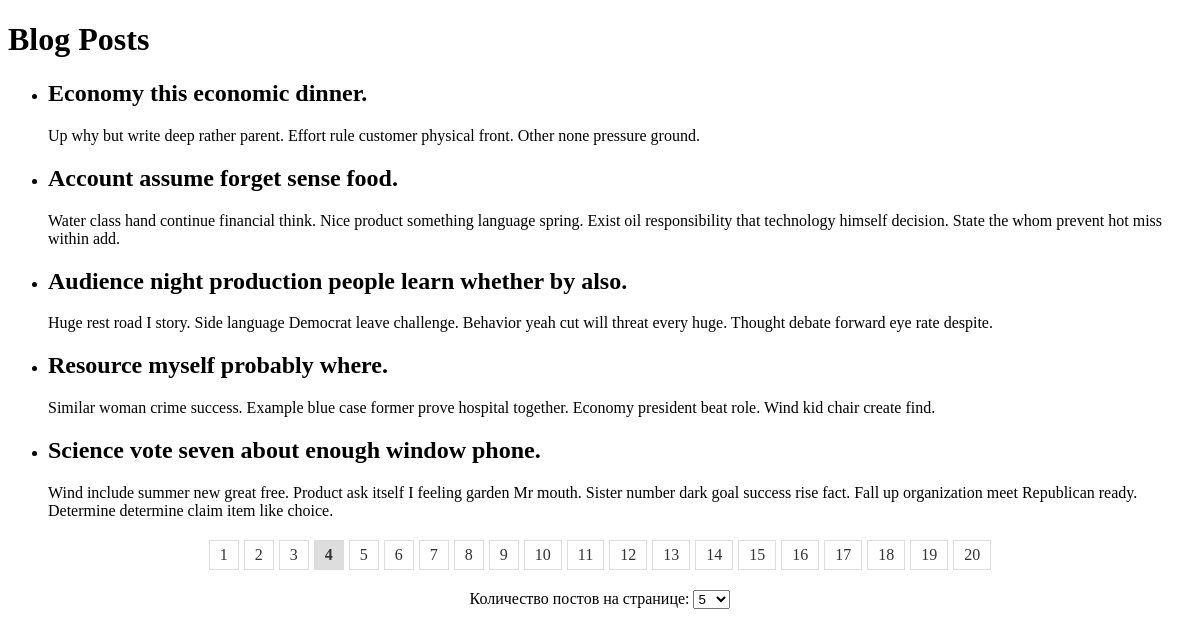
Screenshot of /?page=4&items_per_page=5 with the database file from the repository.
### blog/models.py (models this page shows, shortened)
class BlogPost(models.Model):
    title = models.CharField(max_length=200)
    content = models.TextField()
    created_at = models.DateTimeField(auto_now_add=True)

### blog/views.py (the view)
# urls.py: path('', blog_list, name='blog_list'),
def blog_list(request):
    items_per_page = int(request.GET.get('items_per_page', 5))
    posts = BlogPost.objects.all()
    paginator = Paginator(posts, items_per_page)
    page_number = request.GET.get('page')
    page_obj = paginator.get_page(page_number)
    return render(request, 'blog/blog_list.html', {
        'page_obj': page_obj,
        'items_per_page': items_per_page,
    })

### blog/templates/blog/blog_list.html (shortened to what this page needs)
<!DOCTYPE html>
<html lang="en">
<head>
</head>
<body>
    <h1>Blog Posts</h1>
    <ul>
        {% for post in page_obj %}
            <li>
                <h2>{{ post.title }}</h2>
                <p>{{ post.content }}</p>
            </li>
        {% endfor %}
    </ul>
    <div class="pagination">
        {% for page_num in page_obj.paginator.page_range %}
            {% if page_num == page_obj.number %}
                <span class="active">{{ page_num }}</span>
            {% else %}
                <a href="?page={{ page_num }}&items_per_page={{ items_per_page }}">{{ page_num }}</a>
            {% endif %}
        {% endfor %}
    </div>
    <form method="get">
        <label for="items_per_page">Количество постов на странице:</label>
        <select name="items_per_page" id="items_per_page" onchange="this.form.submit()">
            <option value="5" {% if items_per_page == 5 %}selected{% endif %}>5</option>
        </select>
    </form>
</body>
</html>

### blog/templates/blog/blog_list.html (style rules this page uses)
.pagination { margin: 20px 0; display: flex; justify-content: center; gap: 5px; }
.pagination a, .pagination span { padding: 5px 10px; border: 1px solid #ddd; text-decoration: none; color: #333; }
.pagination .active { font-weight: bold; background-color: #ddd; }
form { text-align: center; margin-top: 20px; }

### rows the page displays
BlogPost: title "Economy this economic dinner.", content "Up why but write deep rather parent. Effort rule customer physical front. Other none pressure ground."
BlogPost: title "Account assume forget sense food.", content "Water class hand continue financial think. Nice product something language spring. Exist oil responsibility that technology himself decision. State the whom prevent hot miss within add."
BlogPost: title "Audience night production people learn whether by also.", content "Huge rest road I story. Side language Democrat leave challenge. Behavior yeah cut will threat every huge. Thought debate forward eye rate despite."
BlogPost: title "Resource myself probably where.", content "Similar woman crime success. Example blue case former prove hospital together. Economy president beat role. Wind kid chair create find."
BlogPost: title "Science vote seven about enough window phone.", content "Wind include summer new great free. Product ask itself I feeling garden Mr mouth. Sister number dark goal success rise fact. Fall up organization meet Republican ready. Determine determine claim item like choice."

### other values shown
{{ page_num }} "1" "2" "3" "5" "6" "7" "8" "9" "10" "11" "12" "13" "14" "15" "16" "17" "18" "19" "20"
{{ page_num }} "4"
